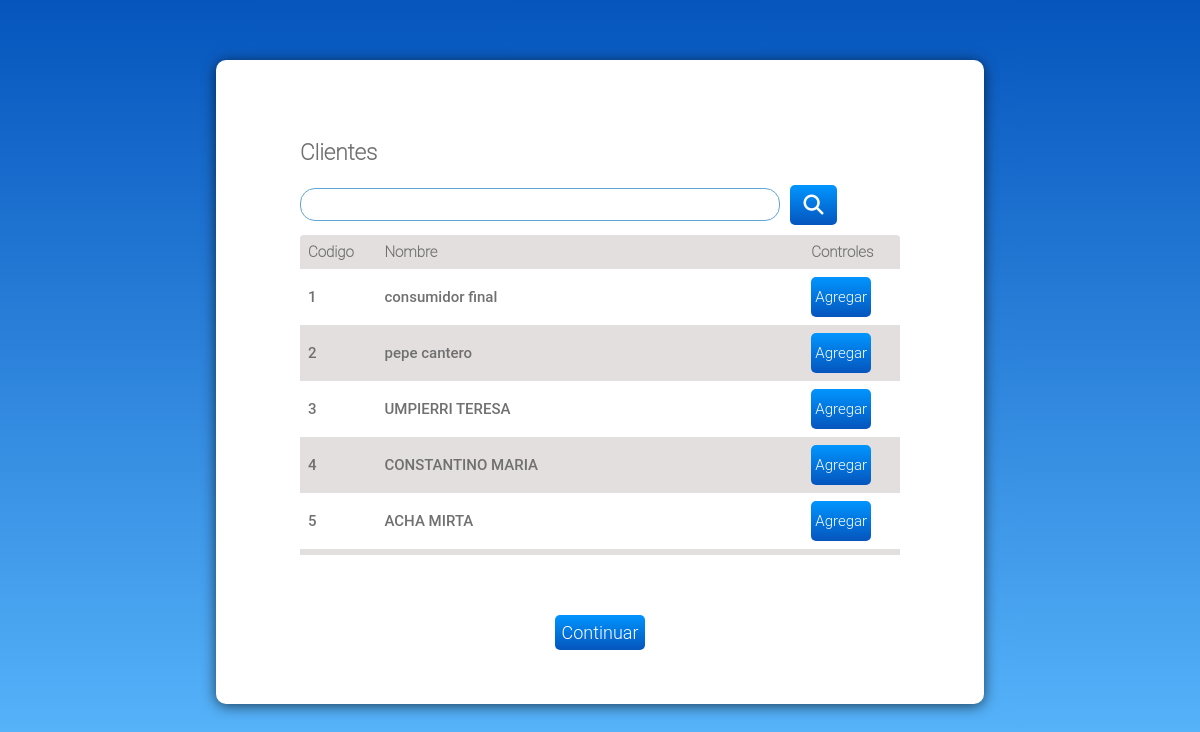
Page /clientes/0 on the committed database.
### tables this page shows
CREATE TABLE `clientes` (
  `id` int(11) NOT NULL,
  `idprovincia` int(11) NOT NULL,
  `idlocalidad` int(11) NOT NULL,
  `idvendedor` int(11) DEFAULT NULL,
  `idrubro` int(11) NOT NULL,
  `nombre` varchar(50) NOT NULL,
  `direccion` varchar(100) NOT NULL,
  `codpostal` int(11) NOT NULL,
  `telefono` varchar(30) DEFAULT NULL,
  `mail` varchar(50) DEFAULT NULL,
  `cuit` varchar(20) NOT NULL,
  `iva` smallint(6) NOT NULL,
  `web` varchar(50) DEFAULT NULL,
  `ingbrutos` decimal(10,2) NOT NULL,
  `descuento` float(24,0) NOT NULL,
  `fechaalta` datetime NOT NULL,
  `observaciones` longtext DEFAULT NULL,
  `estado` tinyint(4) DEFAULT NULL,
  `formapago` int(11) DEFAULT NULL,
  `limitecredito` int(11) DEFAULT 0,
  `creditoacumulado` float(24,0) DEFAULT 0,
  `totaladelantos` decimal(19,4) NOT NULL DEFAULT 0.0000,
  `codigo` int(11) NOT NULL DEFAULT -1,
  `cant_compras` bigint(20) NOT NULL DEFAULT 0,
  `cant_compras_delivery` bigint(20) NOT NULL DEFAULT 0,
  `cant_rm` bigint(20) NOT NULL DEFAULT 0,
  `cant_nr` bigint(20) NOT NULL DEFAULT 0,
  `cant_nc` bigint(20) NOT NULL DEFAULT 0,
  `cant_nd` bigint(20) NOT NULL DEFAULT 0,
  `cant_a_cobrar` bigint(20) NOT NULL DEFAULT 0,
  `cant_morosas` bigint(20) NOT NULL DEFAULT 0,
  `cant_incobrables` bigint(20) NOT NULL DEFAULT 0,
  `cant_gestion` bigint(20) NOT NULL DEFAULT 0,
  `cant_cobradas` bigint(20) NOT NULL DEFAULT 0,
  `promedio_compra` decimal(19,4) NOT NULL DEFAULT 0.0000,
  `mayor_compra` decimal(19,4) NOT NULL DEFAULT 0.0000,
  `menor_compra` decimal(19,4) NOT NULL DEFAULT 0.0000,
  `total_adelantado` decimal(19,4) NOT NULL DEFAULT 0.0000,
  `total_comprado` decimal(19,4) NOT NULL DEFAULT 0.0000,
  `total_pagado` decimal(19,4) NOT NULL DEFAULT 0.0000,
  `cant_cheques` bigint(20) NOT NULL DEFAULT 0,
  `fechaultimacompra` datetime NOT NULL,
  `domicilioentrega` varchar(100) NOT NULL DEFAULT '',
  `nombrefantasia` varchar(100) NOT NULL DEFAULT '',
  `tipocliente` int(11) NOT NULL DEFAULT 0,
  `cant_fc` bigint(20) NOT NULL DEFAULT 0,
  `horaentrega` time NOT NULL DEFAULT '12:00:00'
);

### cliente.php (the view, shortened to what this page needs)
<?php
    require ('database.php');
    $conecta = mysqli_connect($server, $nombre, $password, $database);
    mysqli_select_db($conecta, $database) or die ('Error al conectar');
    mysqli_set_charset($conecta, 'utf8');
    $buscar = '';
    $verificacion_cliente = '0';
    $vendedor = '';
    if(isset($_GET['vendedor']))
    {
        $vendedor = $_GET['vendedor'];
    }
?>
<!DOCTYPE html>
<html lang="es">
<head>
    <link rel="stylesheet" href="<?php echo SERVERURL;?>assets/styles/lista.css">
    <link rel="stylesheet" href="<?php echo SERVERURL;?>assets/styles/message.css">
    <link rel="stylesheet" href="https://cdnjs.cloudflare.com/ajax/libs/animate.css/4.0.0/animate.min.css">
</head>
<body>
    <div class="contenido-productos">
        <main class="contenido">
            <header class="titulo">
                <h2>Clientes</h2>
            </header>
            <form method="POST" action="<?php echo SERVERURL;?>clientes/<?php echo $vendedor;?>">
                <div class="productos animate__animated animate__fadeIn">
                    <input class="text efecto" type="search" name="search" value="<?php $buscar?>">
                    <button class="fas fa-search boton-buscar efecto-botones" type="submit"></button>
                </div>
            </form>
            <div class="tabla-lista animate__animated animate__fadeIn animate__delay-1s animacion2">
                <table>
                    <tr>
                        <th>Codigo</th>
                        <th>Nombre</th>
                        <th>Controles</th>
                    </tr>
                    <?php
                        if($buscar == '')
                        {
                            $sql="SELECT * FROM clientes";
                            $resultado = mysqli_query($conecta, $sql);
                            while($filas = mysqli_fetch_array($resultado, MYSQLI_ASSOC))
                            {
                                $cliente = $filas['nombre'];
                    ?>
                                <tr>
                                    <td>
                                        <?php echo $filas['codigo'];?>
                                    </td>
                                    <td>
                                        <?php echo $cliente?>
                                    </td>
                                    <td>
                                        <form method="POST" action="<?php echo SERVERURL;?>clientes/<?php echo $vendedor;?>">
                                            <input class="boton-controles efecto-botones" type="submit" name="boton-agregar" value="Agregar">
                                        </form>
                                    </td>
                                </tr>
                    <?php
                            }
                        }
                        ?>
                </table>
            </div>
            <div class="botones">
                <a href="<?php echo SERVERURL;?>pedidos/<?php echo $vendedor; ?>/<?php echo $verificacion_cliente; ?>">
                    <input class="efecto-botones animate__animated animate__fadeIn animate__delay-1s animacion4" type="button" value="Continuar">
                </a>
            </div>
        </main>
    </div>
</body>
</html>

### assets/styles/lista.css (style rules this page uses)
body { margin: 0; font-family: 'Roboto Medium', 'Segoe UI', Tahoma, Geneva, Verdana, sans-serif; color: #707070; font-size: 15px; }
.contenido { padding: 7%; }
table { border-radius: 0.25em; border-collapse: collapse; width: 100%; background:#e4dfdf; color: #707070; }
.titulo h2, th { font-family: 'Roboto thin', 'Segoe UI', Tahoma, Geneva, Verdana, sans-serif; }
.titulo { margin-bottom: 20px; }
.productos, .pedido { display: flex; align-items: center; margin-bottom: 10px; }
.text { border-radius: 15px; border-color: #60a5d6; border-style: solid; border-width: 1px; font-size: 15px; height: 2.2em; padding: 5px 10px; width: 80%; color: #707070; outline: 0; }
input[type="submit"] { font-size: 15px; width: 60px; }
.boton-buscar, .boton-controles { font-family: "Font Awesome 5 Free"; background: linear-gradient(180deg,#0195ff 0%, #0555bd 100%); border: 0; padding: 0; border-radius: 5px; color: white; font-size: 20px; height: 40px; width: 47px; font-family: 'Roboto light', 'Segoe UI', Tahoma, Geneva, Verdana, sans-serif; outline: 0; }
.boton-buscar { margin-left: 10px; }
td, th { text-align: left; padding: 8px; }
tr:nth-child(even) { color: #707070; background-color: #ffffff; }
.botones { position: fixed; justify-content: space-between; padding: 10px 0 20px 0; left: 0; bottom: 0; width: 100%; color: white; text-align: center; background-color: white; }
.botones input { background: linear-gradient(180deg,#0195ff 0%, #0555bd 100%); border: 0; border-radius: 5px; color: white; font-size: 18px; height: 35px; width: 90px; font-family: 'Roboto light', 'Segoe UI', Tahoma, Geneva, Verdana, sans-serif; outline: 0; }
a { text-decoration: dashed; padding: 0 5px; }
.animacion2 { --animate-delay: 0.25s; }
.animacion4 { --animate-delay: 0.75s; }
.tabla-lista { height: 320px; overflow-x: hidden; }
@media screen and (min-width: 760px) { .contenido-productos { display: flex; justify-content: center; } }
@media screen and (min-width: 760px) { html { height: 100%; } }
@media screen and (min-width: 760px) { body { background: linear-gradient(#0555bd, #5dbbff); } }
@media screen and (min-width: 760px) { .contenido { width: 600px; margin-top: 10%; padding-top: 5%; background-color: white; border-radius: 10px; box-shadow: 0px 2px 14px 0px #000000a1; height: calc(100vh - 300px); } }
@media screen and (min-width: 760px) { .botones { background-color: transparent; padding-bottom: 150px; } }
@media screen and (min-width: 1060px) { .contenido { margin-top: 5%; } }

### rows in the picture
clientes: codigo "1", nombre "consumidor final"
clientes: codigo "2", nombre "pepe cantero"
clientes: codigo "3", nombre "UMPIERRI TERESA"
clientes: codigo "4", nombre "CONSTANTINO MARIA"
clientes: codigo "5", nombre "ACHA MIRTA"
